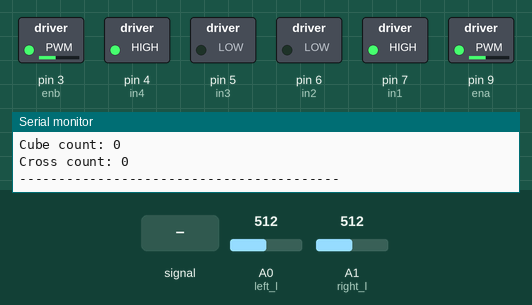
Simulated run of this sketch. Board: Arduino Uno, built with avr-gcc and run on an emulated ATmega328P. Parts: switched loads named in the sketch (green lamp = pin HIGH), the last lines printed to the serial monitor. The test bench sets the inputs (shaded band); at power-on: A0 (left_l) = 512, A1 (right_l) = 512.

Above: at 1.2 s.
1.3 s: A0 (left_l) fed a 200 Hz sine of ±81 counts around its level
At 2.05 s:
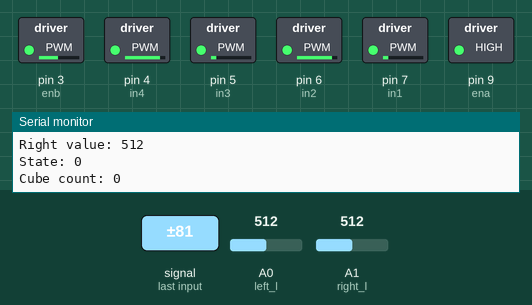
4.3 s: A0 (left_l) set to 716
At 4.8 s:
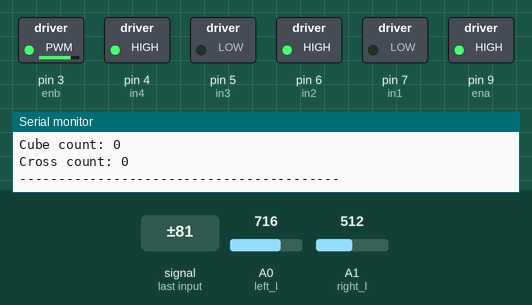
5.8 s: A1 (right_l) set to 716
At 6.4 s:
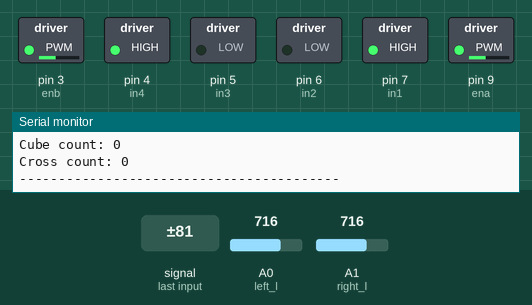
7.3 s: A0 (left_l) set to 900
At 7.6 s:
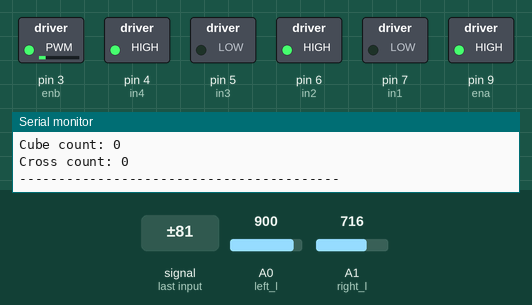
8.8 s: A1 (right_l) set to 511
At 9.9 s:
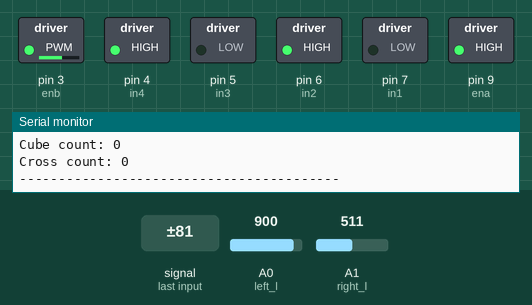
10.3 s: A0 (left_l) set to 1023
At 11.0 s:
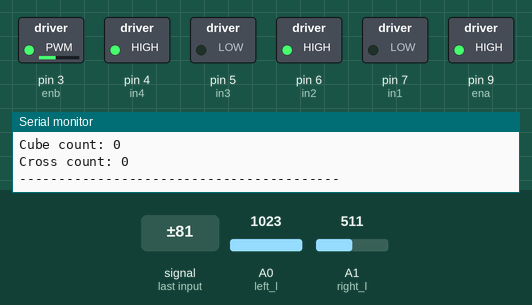
Timing chart, 0 to 12.8 s (numbered marks = the images above; inputs shaded):
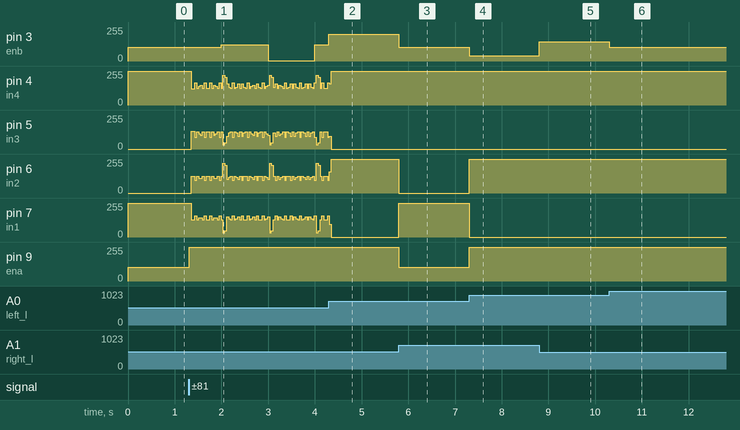

Measured:
- after the input at 4.3 s, pin 9 (ena): stays 255/255 (without the input it goes to 137/255 after 1.2 s)
- after the input at 5.8 s, pin 3 (enb): 201/255 → 105/255 at once; pin 6 (in2): 255/255 → 0/255 at once; pin 7 (in1): 0/255 → 255/255 at once; pin 9 (ena): 255/255 → 105/255 at once
- after the input at 7.3 s, pin 3 (enb): 105/255 → 41/255 at once; pin 6 (in2): 0/255 → 255/255 at once; pin 7 (in1): 255/255 → 0/255 at once; pin 9 (ena): 105/255 → 255/255 at once
- after the input at 8.8 s, pin 3 (enb): 41/255 → 145/255 at once
- after the input at 10.3 s, pin 3 (enb): 145/255 → 105/255 at once

The sketch:

full_solution.ino
```cpp
#define left_l A0
#define right_l A1

#define ena 9 // Вывод управления скоростью вращения мотора №1
#define enb 3 // Вывод управления скоростью вращения мотора №2
#define in1 7 // Вывод управления направлением вращения мотора №1
#define in2 6 // Вывод управления направлением вращения мотора №1
#define in3 5 // Вывод управления направлением вращения мотора №2
#define in4 4 // Вывод управления направлением вращения мотора №2

//мотор 1 - левый, 2 - правый

int pwm = 105;


const int white = 25;
const int black = 38;
const int delta = 2;

const int kp = 8;
const int kd = 5;
const int ki = 0.05;

int left_value, right_value;

int state = 0;
/*
0 - линия
1 - толкание кубика
2 - тащить кубик
*/

int cube_count = 0;
int cross_count = 0;

int prev_mills = 0;

void drive(int motor_num, int speed){
  if(motor_num == 1){
    analogWrite(ena, speed);

    digitalWrite(in1, speed > 0);
    digitalWrite(in2, speed < 0);
  }
  else if(motor_num == 2){
    analogWrite(enb, speed);

    digitalWrite(in3, speed < 0);
    digitalWrite(in4, speed > 0);
  }
}

void cross_skip(int dir){
  analogWrite(ena, dir * 100);
  analogWrite(enb, dir * 100);
  delay(200);
}

void cross_rotate(int dir){
  drive(1, dir * 100);
  drive(2, dir * 100);
  delay(400);

  if(dir == 1){
    while((black - delta <= left_value) && (left_value <= black + delta)){
      drive(1, 100);
      drive(2, -100);
      left_value = analogRead(left_l);
    }
  }
  else if(dir == -1){
    while((black - delta <= right_value) && (right_value <= black + delta)){
      drive(1, -100);
      drive(2, 100);
      right_value = analogRead(right_l);
    }
  }

  drive(1, 0);
  drive(2, 0);
}

bool cross_detect(){
  bool is_cross = (((black - delta) <= left_value) &&
           (left_value <= (black + delta)) &&
           ((black - delta) <= right_value) &&
           (right_value <= (black + delta)));
  if(is_cross){
    cross_count ++;
    Serial.println("cross!");
  }
  return is_cross;
}

void read_line(){
  left_value = analogRead(left_l);
  right_value = analogRead(right_l);
}

void print_info(){
  if(millis() - prev_mills >= 1000){
    prev_mills = millis();
    Serial.print("Left value: "); Serial.println(left_value);
    Serial.print("Right value: "); Serial.println(right_value);
    Serial.print("State: "); Serial.println(state);
    Serial.print("Cube count: "); Serial.println(cube_count);
    Serial.print("Cross count: "); Serial.println(cross_count);
    Serial.println("-----------------------------------------");
  }
}


void setup() {
  Serial.begin(9600);

  pinMode(left_l, INPUT);
  pinMode(right_l, INPUT);

  pinMode(ena, OUTPUT);
  pinMode(enb, OUTPUT);
  pinMode(in1, OUTPUT);
  pinMode(in2, OUTPUT);
  pinMode(in3, OUTPUT);
  pinMode(in4, OUTPUT);
  // Команда остановки двум моторам
  digitalWrite(in1, LOW);
  digitalWrite(in2, LOW);
  digitalWrite(in3, LOW);
  digitalWrite(in4, LOW);

}


void loop() {

  switch(state){
    case 0://line follow
      print_info();
      read_line();

      if(cross_detect()){
        state = 1;
      }
      else{
        int err = left_value - right_value;

        int p = kp * err;

        drive(1, pwm - p);
        drive(2, pwm + p);
      }
      print_info();
      break;

    case 1://cube push
      print_info();
      while(cross_count > 2){
        read_line();

        if(cross_detect()){
          cross_skip(1);
          cross_rotate(1);
        }
      }
      state = 2;
      print_info();
      break;

    case 2://cube pull
      print_info();
      drive(1, 0);
      drive(2, 0);
      break;

    default:
    print_info();
      break;
  }

  /*Serial.print(black - delta);
  Serial.print("  ");
  Serial.println(black + delta);*/

  delay(1);
}
```
